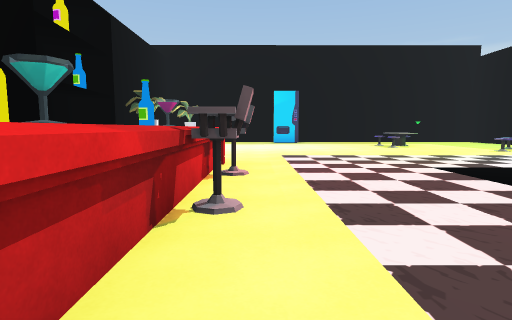
[1] (above)

14 first-person views from a walk through a 3-D level made in the Unity game engine. The camera is 1.4 m above the floor, tilts 6° down and sees 80° across. The floor is counted in squares, 2 m on a side. Each view is taken from the middle of a square. On the plan, view 1 faces up. The plan holds only what a view shows up to about 10 squares ahead; the rest is blank. Some surface patterns are stand-ins.

[2]
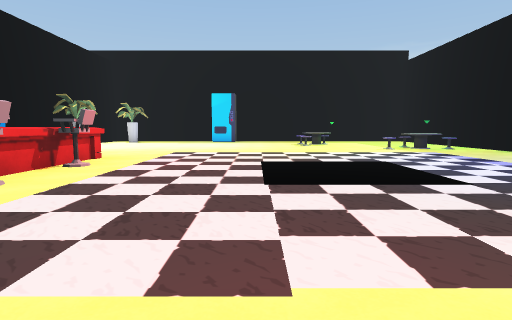

[3]
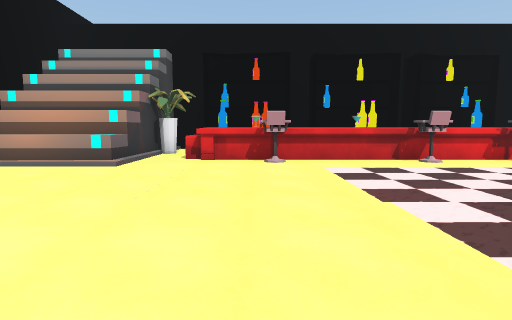

[4]
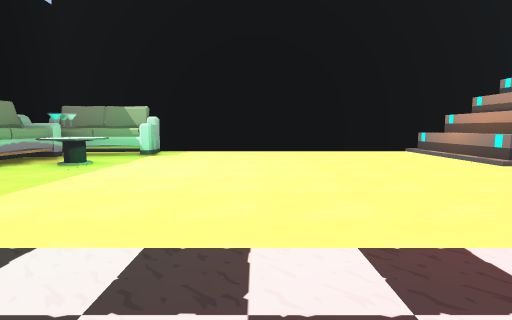

[5]
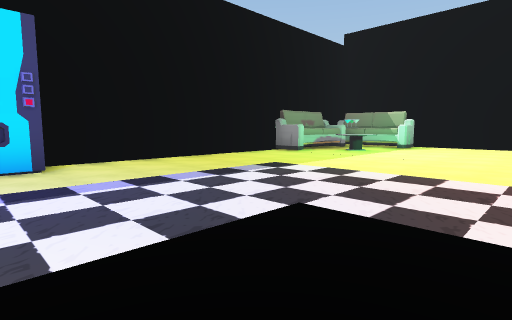

[6]
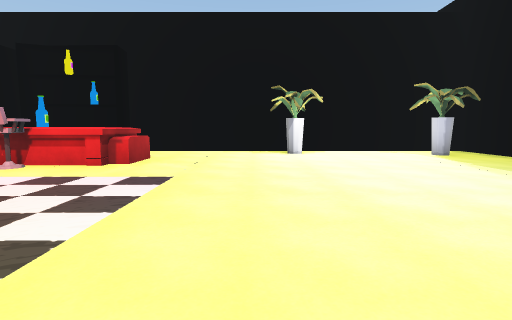

[7]
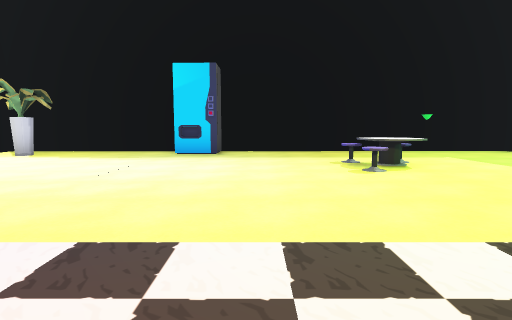

[8]
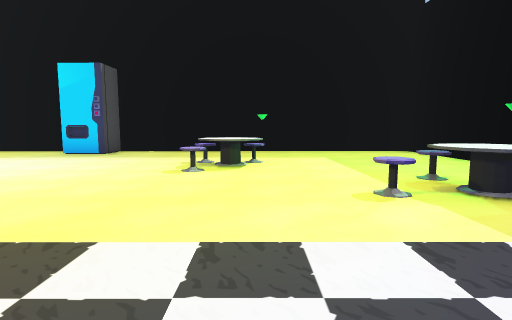

[9]
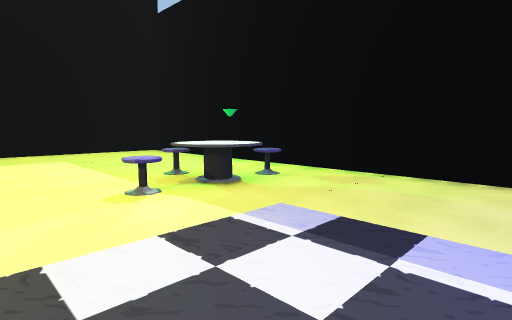

[10]
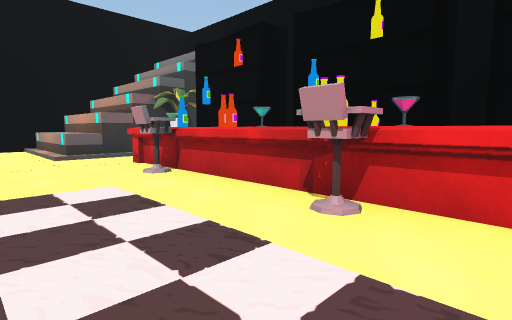

[11]
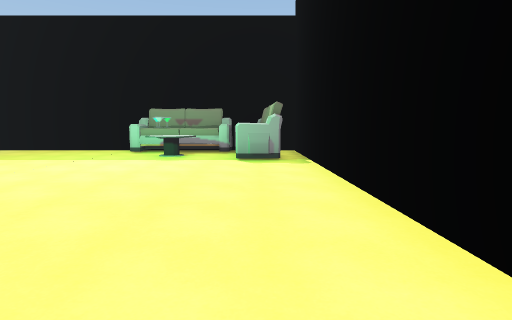

[12]
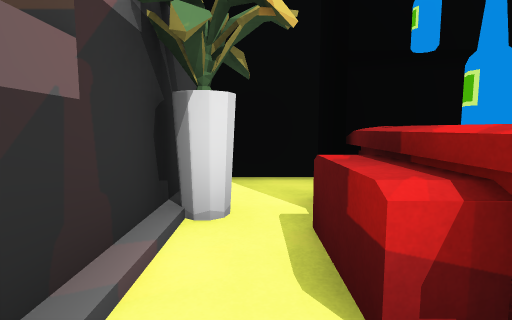

[13]
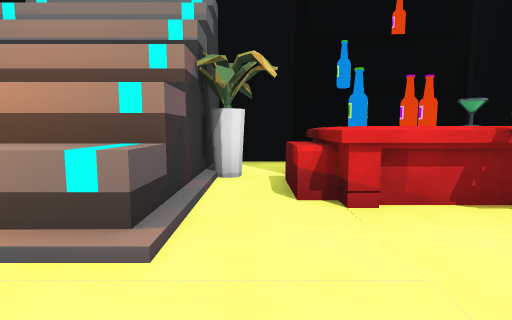

[14]
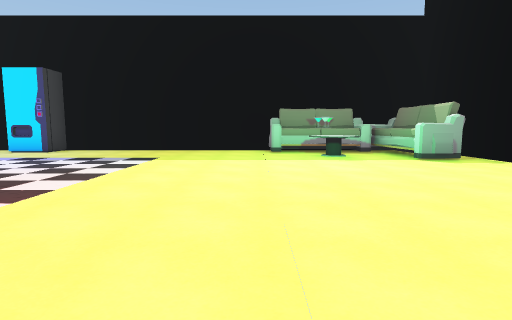

### Floor plan
Points are (right, up) in squares from view 1. A wall is a line through its corners. A room is listed if a view was taken in it or the views show most of it. See-through windows are left out.
Room 1 (views 1, 2, 3, 4, 5, 6, 7, 8, 9, 10, 11, 12, 13, 14)
walls: (-0.7, 2.6) (-0.7, 1.4); (-0.7, 0.6) (-0.7, -0.6); (-2.5, 6.1) (-0.7, 6.1) (-0.7, 3.4); (-0.7, -1.4) (-0.7, -2.3) (-1.5, -2.3); (-4.3, 3.1) (-4.3, 1.2); (-0.7, -3.6) (-0.7, -7.2) (10.6, -7.2) (10.6, -5.2); (10.6, 8) (10.6, 15.2) (-4.3, 15.2) (-4.3, 5.1); (-4.3, -0.9) (-4.3, -3.4); (10.6, -2.5) (10.6, 4); (-3.4, -3.8) (0.2, -3.8)
low walls: (-2.1, 6.5) (-0.9, 6.5) (-0.9, 6.1); (-0.9, -2.1) (-0.9, -2.6) (-1.5, -2.6); (0.2, -3.8) (0.2, -7.1); (-0.4, -3.6) (0.5, -3.6) (0.5, -4.4); (-1.4, -3.6) (-0.7, -3.6)
objects: shelf (-3, -2) to (-3, 0); shelf (-3, 1) to (-2, 1); other object (-3, 2); shelf (-3, 3) to (-3, 5); other object (-3, 10); other object (-3, 14); other object (-2, -3); bottle (-2, -2); bottle (-2, -1); bottle (-2, 2); bottle (-2, 4); other object (-1, -1); other object (-1, 1); other object (-1, 3); chair (0, -1); chair (0, 3); chair (0, 5); other object (1, 14); stool (5, 11); stool (5, 12); stool (6, 12); sofa (8, -6) to (10, -5); table (8, -4) to (9, -4); stool (8, 9); stool (8, 10); stool (9, 9); sofa (10, -4) to (11, -3); other object (10, 5)

Where each view was taken, in squares from view 1:
view 1: 0 up, 0 right, facing up
view 2: 1 down, 3 right, facing up
view 3: 1 down, 6 right, facing left
view 4: 2 up, 5 right, facing down
view 5: 5 up, 4 right, facing down-right
view 6: 9 up, 5 right, facing left
view 7: 6 up, 3 right, facing up
view 8: 6 up, 6 right, facing up
view 9: 6 up, 6 right, facing up-right
view 10: 4 up, 2 right, facing down-left
view 11: 6 down, 1 right, facing right
view 12: 3 down, 0 right, facing left
view 13: 3 down, 2 right, facing left
view 14: 2 down, 1 right, facing right
